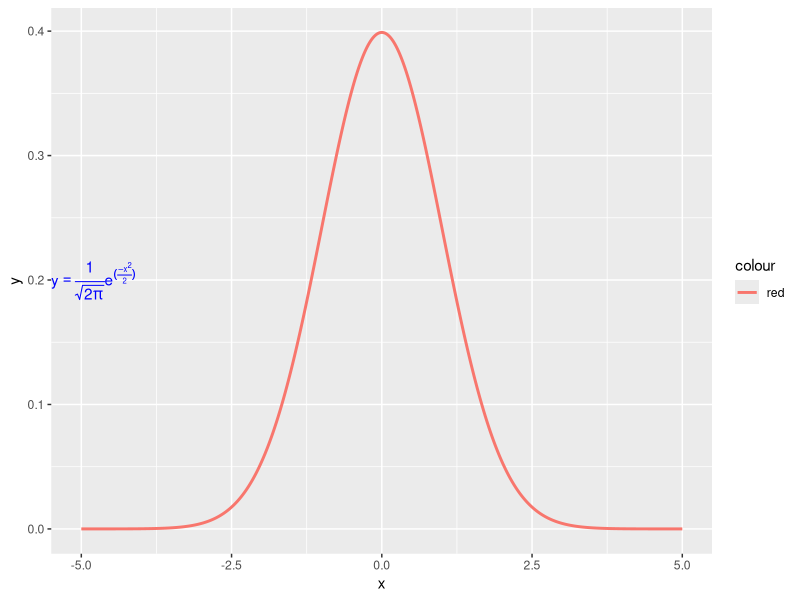

The R source for this figure:
## ---- chunk 1
    require(ggplot2)
    p <- ggplot(data.frame(x=c(-5,5)), aes(x=x, color="red")) +
             stat_function(fun=dnorm, geom = "line", size=1, n=1000) +
             annotate("text", x=-5+0.2, y=0.2, parse=TRUE, label="y==frac(1,sqrt(2*pi))*e^(frac(-x^2,2))", color="blue")
    p
